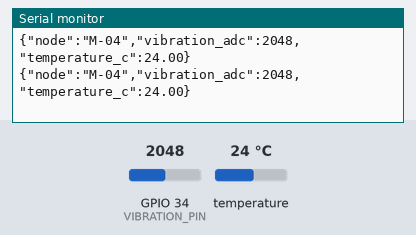
Recording of a sketch running on a simulated ESP32. Shown: the last lines printed to the serial monitor. The test bench sets the inputs (shaded band); at power-on: temperature 24 °C, GPIO 34 (VIBRATION_PIN) = 2048.

Above: at 3.5 s.
3.6 s: temperature set to 12 °C
At 4.6 s:
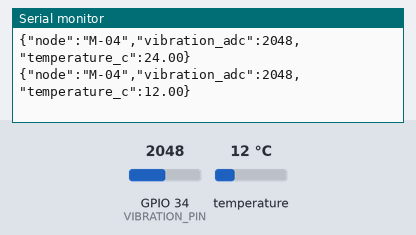
5.1 s: GPIO 34 (VIBRATION_PIN) set to 2866
At 6.4 s:
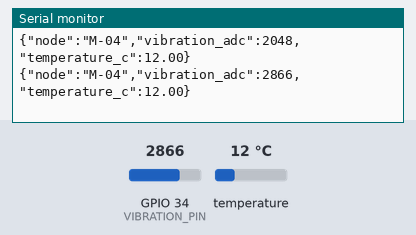
6.6 s: temperature set to 19 °C
At 7.3 s:
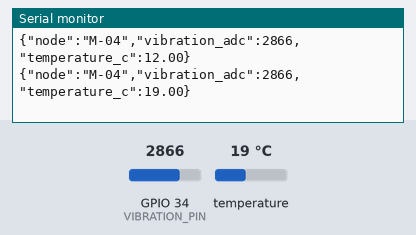
8.1 s: GPIO 34 (VIBRATION_PIN) set to 3603
At 9.6 s:
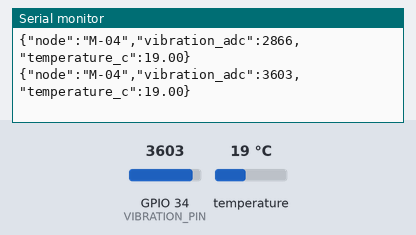
Timing chart, 0 to 10.6 s (numbered marks = the images above; inputs shaded):
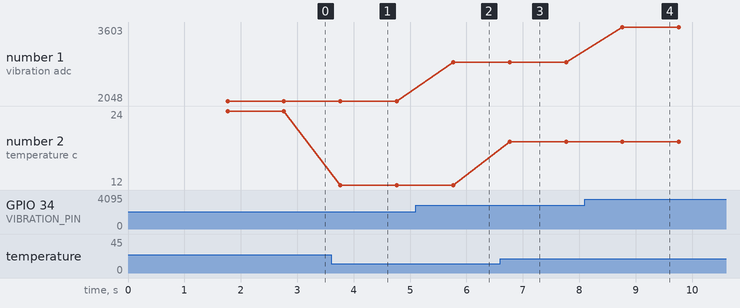

The sketch:

sensor_node.ino
```cpp
/*
  INDUSTRYWISE ESP32 sensor-node starter.
  Example wiring: analog vibration envelope -> GPIO34; DS18B20 data -> GPIO4.
  Calibrate sensor scaling and use appropriate isolation/protection before connecting machinery.
*/
#include <Arduino.h>
#include <OneWire.h>
#include <DallasTemperature.h>
#define VIBRATION_PIN 34
#define ONE_WIRE_BUS 4
OneWire oneWire(ONE_WIRE_BUS);
DallasTemperature temperatureSensor(&oneWire);
unsigned long lastPublish = 0;
void setup() {
  Serial.begin(115200);
  pinMode(VIBRATION_PIN, INPUT);
  temperatureSensor.begin();
}
void loop() {
  if (millis() - lastPublish >= 1000) {
    lastPublish = millis();
    temperatureSensor.requestTemperatures();
    int raw = analogRead(VIBRATION_PIN);
    float tempC = temperatureSensor.getTempCByIndex(0);
    // Raw ADC and temperature are diagnostic starter values, not calibrated RMS vibration.
    Serial.printf("{\"node\":\"M-04\",\"vibration_adc\":%d,\"temperature_c\":%.2f}\n", raw, tempC);
  }
}
```

Measured:
- after the input at 3.6 s, the serial monitor: prints a new line after 0.16 s (image 1)
- after the input at 5.1 s, the serial monitor: prints a new line after 0.66 s (image 2)
- after the input at 6.6 s, the serial monitor: prints a new line after 0.16 s (image 3)
- after the input at 8.1 s, the serial monitor: prints a new line after 0.66 s (image 4)
- plotted number 1: 2048 → 2866 after the input at 5.1 s, 2866 → 3603 after the input at 8.1 s
- plotted number 2: 24 → 12 after the input at 3.6 s, 12 → 19 after the input at 6.6 s
